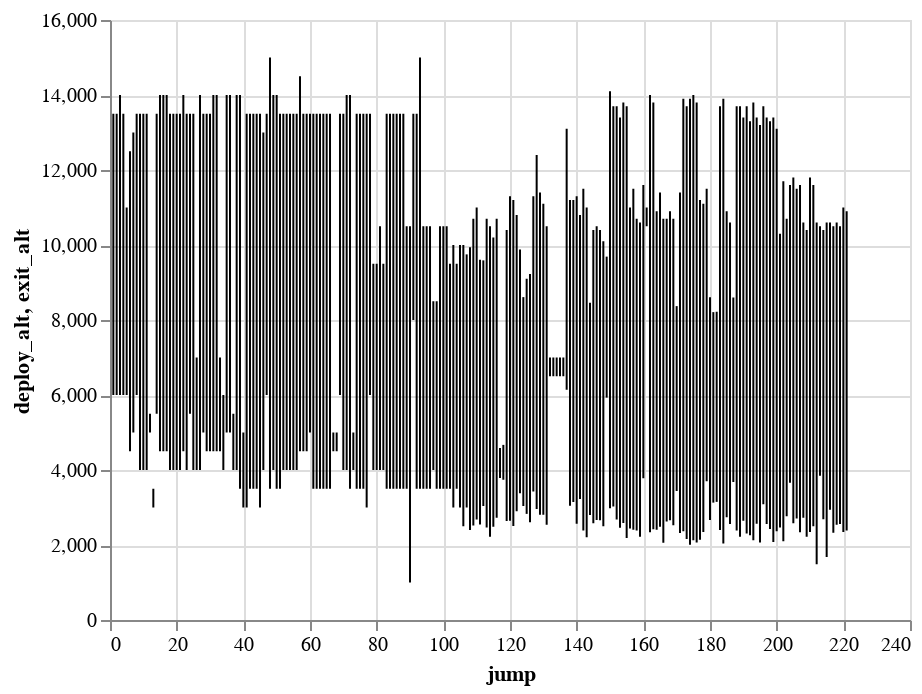

Write notebook code for a chart like this one.
### Markdown cell above
<img src="images/candlestick.png" alt="candle" width="400">

### Code cell
alt.Chart(eli).mark_rule().encode(
    x='jump',
    y='deploy_alt',
    y2='exit_alt'
)

### Figure 1 — Vega-Lite specification as saved in the notebook (floating-point values rounded to 4 significant figures; data arrays with more than 128 entries replaced by an {"elided": "..."} marker saying what was removed)
{"config": {"view": {"continuousWidth": 400, "continuousHeight": 300}}, "data": {"name": "data-e9ee3ad08db80bded396bcee694efecb"}, "mark": "rule", "encoding": {"x": {"type": "quantitative", "field": "jump"}, "y": {"type": "quantitative", "field": "deploy_alt"}, "y2": {"field": "exit_alt"}}, "$schema": "https://vega.github.io/schema/vega-lite/v4.8.1.json", "datasets": {"data-e9ee3ad08db80bded396bcee694efecb": {"elided": "221 records"}}}
